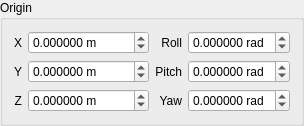
                <widget class="QGroupBox" name="VisualOriginGroupBox">
                  <property name="enabled">
                    <bool>true</bool>
                  </property>
                  <property name="title">
                    <string>Origin</string>
                  </property>
                  <layout class="QGridLayout" name="gridLayout_2">
                    <item row="1" column="2">
                      <widget class="QLabel" name="label_2">
                        <property name="maximumSize">
                          <size>
                            <width>50</width>
                            <height>16777215</height>
                          </size>
                        </property>
                        <property name="layoutDirection">
                          <enum>Qt::LeftToRight</enum>
                        </property>
                        <property name="text">
                          <string>Pitch</string>
                        </property>
                        <property name="alignment">
                          <set>Qt::AlignRight|Qt::AlignTrailing|Qt::AlignVCenter</set>
                        </property>
                      </widget>
                    </item>
                    <item row="1" column="3">
                      <widget class="QDoubleSpinBox" name="VisualOriginPitchSpinBox">
                        <property name="suffix">
                          <string> rad</string>
                        </property>
                        <property name="decimals">
                          <number>6</number>
                        </property>
                        <property name="minimum">
                          <double>-3.141592000000000</double>
                        </property>
                        <property name="maximum">
                          <double>3.141592000000000</double>
                        </property>
                        <property name="singleStep">
                          <double>0.010000000000000</double>
                        </property>
                      </widget>
                    </item>
                    <item row="2" column="0">
                      <widget class="QLabel" name="label_6">
                        <property name="maximumSize">
                          <size>
                            <width>20</width>
                            <height>16777215</height>
                          </size>
                        </property>
                        <property name="layoutDirection">
                          <enum>Qt::LeftToRight</enum>
                        </property>
                        <property name="text">
                          <string>Z</string>
                        </property>
                        <property name="alignment">
                          <set>Qt::AlignRight|Qt::AlignTrailing|Qt::AlignVCenter</set>
                        </property>
                      </widget>
                    </item>
                    <item row="0" column="3">
                      <widget class="QDoubleSpinBox" name="VisualOriginRollSpinBox">
                        <property name="suffix">
                          <string> rad</string>
                        </property>
                        <property name="decimals">
                          <number>6</number>
                        </property>
                        <property name="minimum">
                          <double>-3.141592000000000</double>
                        </property>
                        <property name="maximum">
                          <double>3.141592000000000</double>
                        </property>
                        <property name="singleStep">
                          <double>0.010000000000000</double>
                        </property>
                      </widget>
                    </item>
                    <item row="1" column="0">
                      <widget class="QLabel" name="label_5">
                        <property name="maximumSize">
                          <size>
                            <width>20</width>
                            <height>16777215</height>
                          </size>
                        </property>
                        <property name="layoutDirection">
                          <enum>Qt::LeftToRight</enum>
                        </property>
                        <property name="text">
                          <string>Y</string>
                        </property>
                        <property name="alignment">
                          <set>Qt::AlignRight|Qt::AlignTrailing|Qt::AlignVCenter</set>
                        </property>
                      </widget>
                    </item>
                    <item row="1" column="1">
                      <widget class="QDoubleSpinBox" name="VisualOriginYSpinBox">
                        <property name="suffix">
                          <string> m</string>
                        </property>
                        <property name="decimals">
                          <number>6</number>
                        </property>
                        <property name="minimum">
                          <double>-10000.000000000000000</double>
                        </property>
                        <property name="maximum">
                          <double>10000.000000000000000</double>
                        </property>
                        <property name="singleStep">
                          <double>0.001000000000000</double>
                        </property>
                      </widget>
                    </item>
                    <item row="0" column="2">
                      <widget class="QLabel" name="VisualOriginRollLabel">
                        <property name="maximumSize">
                          <size>
                            <width>50</width>
                            <height>16777215</height>
                          </size>
                        </property>
                        <property name="layoutDirection">
                          <enum>Qt::LeftToRight</enum>
                        </property>
                        <property name="text">
                          <string>Roll</string>
                        </property>
                        <property name="alignment">
                          <set>Qt::AlignRight|Qt::AlignTrailing|Qt::AlignVCenter</set>
                        </property>
                      </widget>
                    </item>
                    <item row="2" column="1">
                      <widget class="QDoubleSpinBox" name="VisualOriginZSpinBox">
                        <property name="suffix">
                          <string> m</string>
                        </property>
                        <property name="decimals">
                          <number>6</number>
                        </property>
                        <property name="minimum">
                          <double>-10000.000000000000000</double>
                        </property>
                        <property name="maximum">
                          <double>10000.000000000000000</double>
                        </property>
                        <property name="singleStep">
                          <double>0.001000000000000</double>
                        </property>
                      </widget>
                    </item>
                    <item row="2" column="2">
                      <widget class="QLabel" name="label_3">
                        <property name="maximumSize">
                          <size>
                            <width>50</width>
                            <height>16777215</height>
                          </size>
                        </property>
                        <property name="layoutDirection">
                          <enum>Qt::LeftToRight</enum>
                        </property>
                        <property name="text">
                          <string>Yaw</string>
                        </property>
                        <property name="alignment">
                          <set>Qt::AlignRight|Qt::AlignTrailing|Qt::AlignVCenter</set>
                        </property>
                      </widget>
                    </item>
                    <item row="2" column="3">
                      <widget class="QDoubleSpinBox" name="VisualOriginYawSpinBox">
                        <property name="suffix">
                          <string> rad</string>
                        </property>
                        <property name="decimals">
                          <number>6</number>
                        </property>
                        <property name="minimum">
                          <double>-3.141592000000000</double>
                        </property>
                        <property name="maximum">
                          <double>3.141592000000000</double>
                        </property>
                        <property name="singleStep">
                          <double>0.010000000000000</double>
                        </property>
                      </widget>
                    </item>
                    <item row="0" column="1">
                      <widget class="QDoubleSpinBox" name="VisualOriginXSpinBox">
                        <property name="suffix">
                          <string> m</string>
                        </property>
                        <property name="decimals">
                          <number>6</number>
                        </property>
                        <property name="minimum">
                          <double>-10000.000000000000000</double>
                        </property>
                        <property name="maximum">
                          <double>10000.000000000000000</double>
                        </property>
                        <property name="singleStep">
                          <double>0.001000000000000</double>
                        </property>
                      </widget>
                    </item>
                    <item row="0" column="0">
                      <widget class="QLabel" name="label_16">
                        <property name="maximumSize">
                          <size>
                            <width>20</width>
                            <height>16777215</height>
                          </size>
                        </property>
                        <property name="layoutDirection">
                          <enum>Qt::LeftToRight</enum>
                        </property>
                        <property name="text">
                          <string>X</string>
                        </property>
                        <property name="alignment">
                          <set>Qt::AlignRight|Qt::AlignTrailing|Qt::AlignVCenter</set>
                        </property>
                      </widget>
                    </item>
                  </layout>
                </widget>
